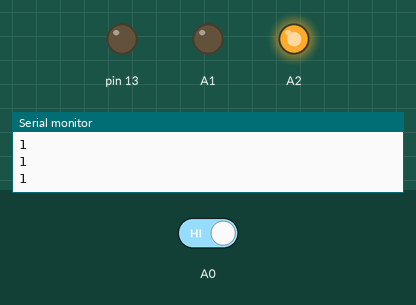
The sketch below on a simulated Arduino Uno, built with avr-gcc and run on an emulated ATmega328P. Parts: output pins drawn as LEDs (lit = HIGH), the last lines printed to the serial monitor. The test bench sets the inputs (shaded band); at power-on: A0 HIGH.

Above: at 1.2 s.
1.3 s: A0 driven LOW
At 2.1 s:
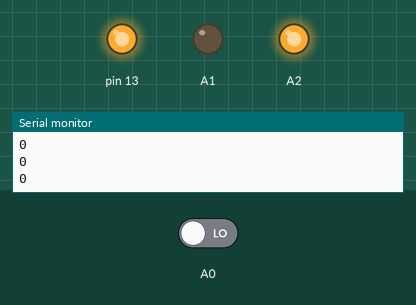
2.8 s: A0 driven HIGH
At 3.3 s:
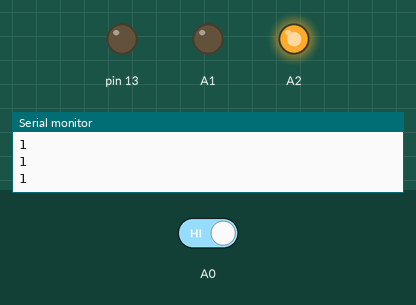
Timing chart, 0 to 5.8 s (numbered marks = the images above; inputs shaded):
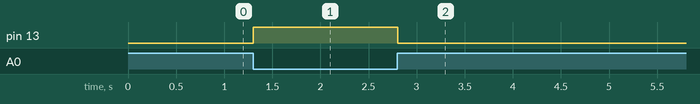

The sketch:

touch.ino
```cpp
void setup() {
  Serial.begin(9600);
  pinMode(A1,OUTPUT);
  pinMode(A2,OUTPUT);
  pinMode(13,OUTPUT);
  digitalWrite(A1,LOW);
  digitalWrite(A2,HIGH);
}
int a;
void loop() {
  // put your main code here, to run repeatedly:
  a=digitalRead(A0);
  Serial.println(a);
  if(!a){digitalWrite(13,HIGH);}
  else{digitalWrite(13,LOW);}
  delay(100);
}
```

Measured:
- after the input at 1.3 s, pin 13: LOW → HIGH at once
- after the input at 2.8 s, pin 13: HIGH → LOW at once
